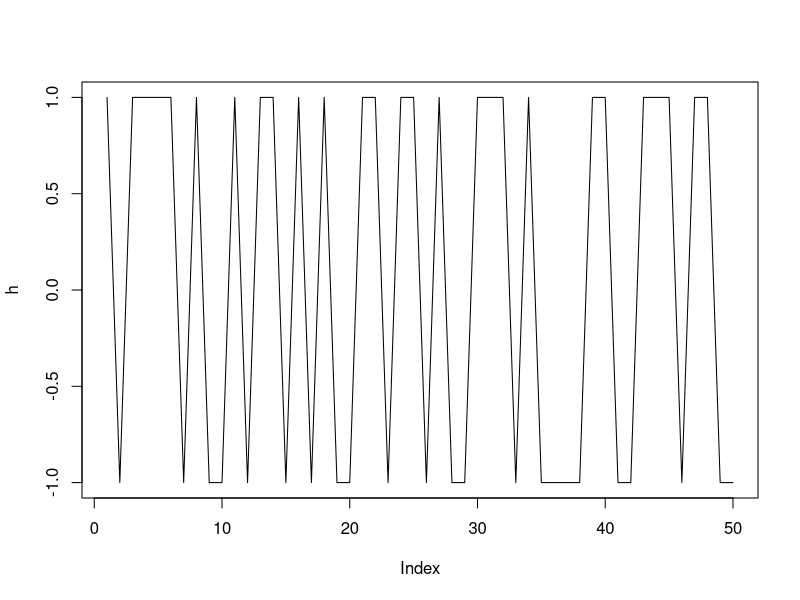

Source code (R):
#total try
numTotalTrials = 10000
#each cases
count = 0
count2 =0 
count3 = 0

for (j in seq(from= 1, to = numTotalTrials, by=1))
{
  h= sample(c(-1,1), size=50, replace=TRUE)
  if(sum(h) == 0)
  {
    count = count+1
  }
  
  count2[j] = sum(h == 1)
 # lead = (median(numTotalTrials))
  cum.h= cumsum(h)
  #maximum fortune (best fortune)
  count3[j] = max(cum.h)
}
#plot
plot(h, type = "l", ylim = c(-1,1))

print(count/numTotalTrials)

#Peter will be in the lead if he win higher than 25 times in a 50-toss game
print(sum(count2>25) /numTotalTrials)

#average => mean
print(mean(count3))
